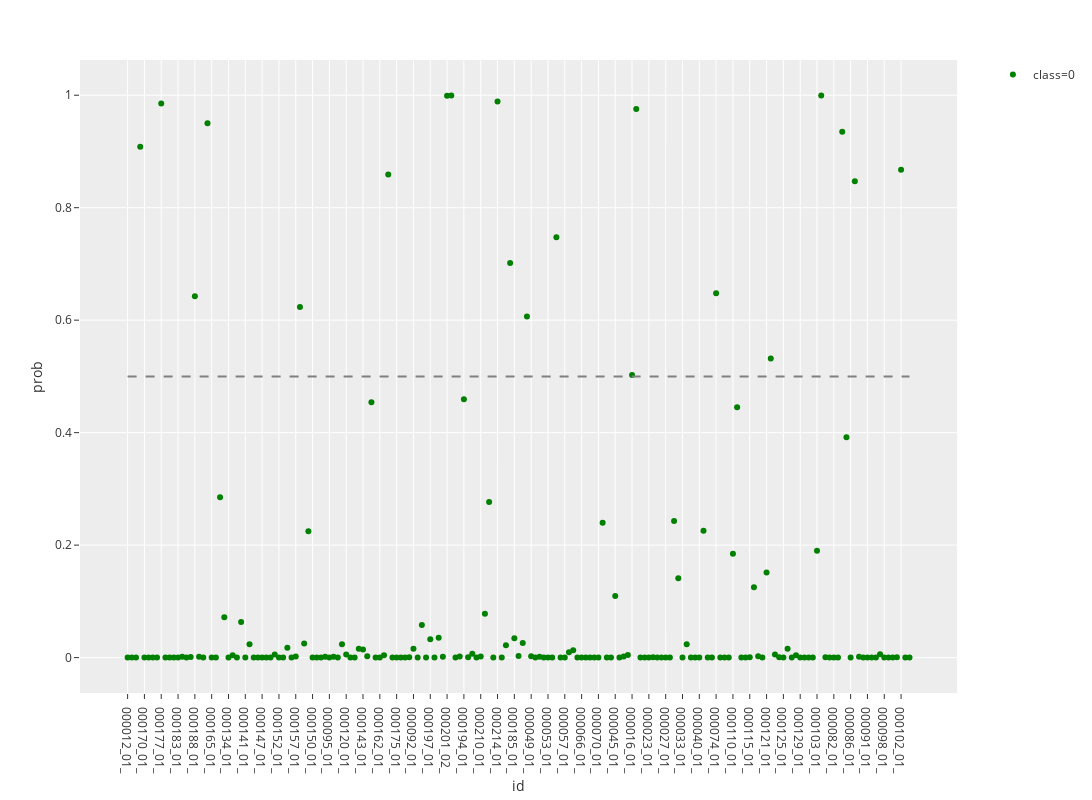

Here is the notebook cell this chart was saved with:
### Code cell
healthy_new = pd.read_excel('C:/Users/pc/OneDrive/PLTTECH/Project/20191218_liver_cancer/rawdata/test_healthy_new.xlsx')
healthy_new.iloc[:, 1:-1] = healthy_new.iloc[:, 1:-1].multiply(100)
healthy_new.iloc[:, 1:-1] = pd.DataFrame(stdsc.transform(healthy_new.iloc[:, 1:-1].values), columns=healthy_new.columns[1:-1])
healthy_new = healthy_new.loc[:, selected_columns]
healthy_new_df = lungCancerPrediction(healthy_new, 'healthy_new')

### Figure 1 — Plotly figure (JSON) as saved in the notebook; plotly's stock layout.template omitted (floating-point values rounded to 4 significant figures; data arrays with more than 128 entries replaced by an {"elided": "..."} marker saying what was removed)
{"data": [{"hoverlabel": {"namelength": 0}, "hovertemplate": "class=0<br>id=%{x}<br>prob=%{y}", "legendgroup": "class=0", "marker": {"color": "green", "symbol": "circle"}, "mode": "markers", "name": "class=0", "showlegend": true, "type": "scatter", "x": {"elided": "187 str values"}, "xaxis": "x", "y": {"elided": "187 float values"}, "yaxis": "y"}, {"line": {"color": "grey", "dash": "dash"}, "mode": "lines", "showlegend": false, "type": "scatter", "x": ["000012_01_", "000204_01_"], "y": [0.5, 0.5]}], "layout": {"height": 800, "legend": {"tracegroupgap": 0}, "margin": {"t": 60}, "width": 1200, "xaxis": {"anchor": "y", "domain": [0, 0.98], "title": {"text": "id"}}, "yaxis": {"anchor": "x", "domain": [0, 1], "title": {"text": "prob"}}}}
